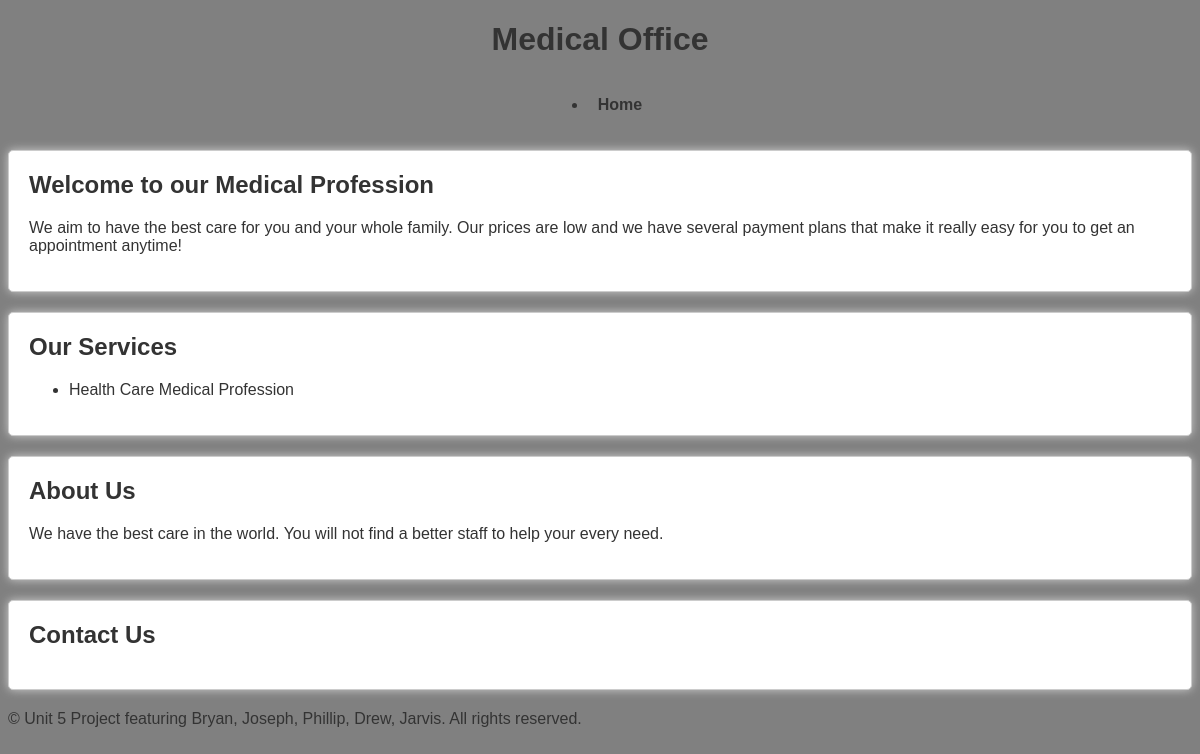
The page /business/10/templates/ on the database its author committed.
### app/models.py (models this page shows, shortened)
class businessTemplateDatabase(models.Model):
    CHOICES = (
        ("medical_office", "Medical Office"),
        ("Blog", "Blog"),
        ("Restaurant", "Restaurant"),
    )
    templateId = models.TextField()
    name = models.TextField(max_length=255)
    description = models.TextField(max_length=255)
    type = models.TextField(max_length=255)
    missionStatement = models.TextField(max_length=1500)
    template_choice = models.CharField(max_length=50, choices=CHOICES, null=True)
    profile = models.ForeignKey(
        Profile, related_name="business", on_delete=models.CASCADE
    )

### app/views.py (the view, shortened to what this page needs)
# urls.py: path("business/<int:business_id>/templates/", templatesView, name="templates"),
def templatesView(request, business_id):
    try:
        business = businessTemplateDatabase.objects.get(id=business_id)
        business_contact = businessContactInfoDatabase.objects.filter(
            business=business_id
        )
    except businessTemplateDatabase.DoesNotExist:
        return HttpResponseNotFound("Business does not exist")
    template_choice = business.template_choice
    if template_choice == "medical_office":
        context = {"medical_office": "Medical Office", "business": business}
        return render(request, "medical_office.html", context)

### app/templates/medical_office.html (shortened to what this page needs)
{% load static %}
<!DOCTYPE html>
<html>
  <head>
    <link
      rel="stylesheet"
      type="text/css"
      href="{% static 'drewstyles.css' %}"
    />
  </head>
  <body>
    <header>
      <h1 class="medical">{{ medical_office }}</h1>
      <nav>
        <ul>
          <li><a href="#">Home</a></li>
        </ul>
      </nav>
    </header>
    <main>
      <section>
        <h2>Welcome to our {{ business.type }}</h2>
        <p>{{ business.missionStatement }}</p>
      </section>
      <section>
        <h2>Our Services</h2>
        <ul>
          <li>{{ business.name }} {{business.type}}</li>
        </ul>
      </section>
      <section>
        <h2>About Us</h2>
        <p>{{ business.description }}</p>
      </section>
      <section>
        <h2>Contact Us</h2>
      </section>
    </main>
    <footer>
      <p>
        <span>
          &copy; Unit 5 Project featuring Bryan, Joseph, Phillip, Drew, Jarvis.
          All rights reserved.
        </span>
      </p>
    </footer>
  </body>
</html>

### app/static/drewstyles.css (style rules this page uses)
body { background-color: gray; font-family: Arial, Helvetica, sans-serif; color: #333 }
.medical { text-align: center; font-family: Arial; }
nav { display: flex; justify-content: center; margin: 20px 0; }
nav li { margin: 0 10px; }
nav a { text-decoration: none; color: #333; font-weight: bold; padding: 10px; border-radius: 5px; }
section { margin: 20px 0; padding: 20px; border: 1px solid #ccc; border-radius: 5px; background-color: #fff; box-shadow: 0 0 10px #ccc; }
section h2 { margin-top: 0; }

### rows shown on the page
businessTemplateDatabase: type "Medical Profession", missionStatement "We aim to have the best care for you and your whole family. Our prices are low and we have several payment plans that make it really easy for you to get an appointment anytime!", name "Health Care", description "We have the best care in the world. You will not find a better staff to help your every need."

### other values the page prints
{{ medical_office }} "Medical Office"
